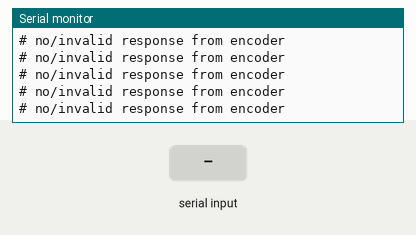
This sketch was run on a simulated Arduino Mega 2560, built with avr-gcc and run on an emulated ATmega2560. Parts: the last lines printed to the serial monitor. Inputs (shaded band) come from the test bench.

Above: at 1.6 s.
1.7 s: "S -15\n" received over Serial
At 1.72 s:
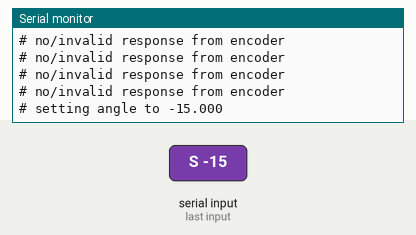
3.3 s: "Z\n" received over Serial
At 3.45 s:
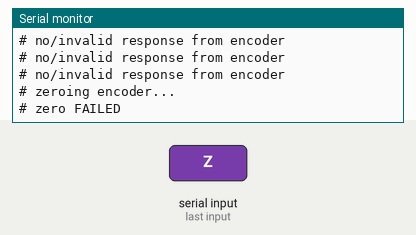
4.9 s: "S\n" received over Serial
At 5.07 s:
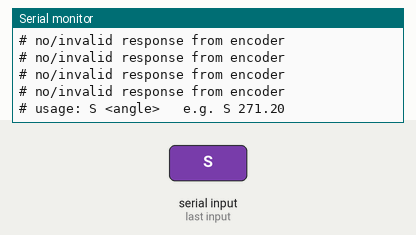

Measured:
- after the input at 1.7 s, the serial monitor: prints a new line at once (image 1)
- after the input at 3.3 s, the serial monitor: prints a new line at once (image 2)
- after the input at 4.9 s, the serial monitor: prints a new line after 0.07 s (image 3)

The sketch:

JY_ME02_Test.ino
```cpp
/*
  Antenna rotator position from a JY-ME02-485 encoder - RP2040 (arduino-pico)

  Tabs:
    JYME02.h / .cpp          - encoder driver (reusable)
    EncoderCommands.h / .cpp - USB serial commands Z and S <angle> (reusable)

  Wiring: RP2040 GP0 (TX) -> RS-485 converter DI, GP1 (RX) <- RO,
          converter A/B -> encoder YELLOW/GREEN, common GND.

  USB output (CSV): antenna_deg,antenna_deg_per_s
*/
#include "JYME02.h"
#include "EncoderCommands.h"

// ---- project settings ----
const float ANTENNA_DEG_PER_SHAFT_REV = 6.0;   // antenna deg per encoder turn

JYME02 encoder(Serial1);                       // Serial1, ID 0x50, no DE pin

void setup() {
  Serial.begin(115200);
  while (!Serial && millis() < 3000) { }

  encoder.setGearRatio(ANTENNA_DEG_PER_SHAFT_REV);
  encoder.setDebug(Serial);
  encoder.begin(9600, 0, 1);                   // baud, TX pin, RX pin

  Serial.println("antenna_deg,antenna_deg_per_s");
}

void loop() {
  encoderCommandsUpdate(encoder, Serial);

  if (encoder.update()) {
    Serial.print(encoder.getAngle(), 3);
    Serial.print(',');
    Serial.println(encoder.getVelocity(), 3);
  }
}
```

EncoderCommands.cpp
```cpp
/*
  EncoderCommands.cpp - see EncoderCommands.h
*/
#include "EncoderCommands.h"
#include <ctype.h>
#include <stdlib.h>

static void runCommand(JYME02 &encoder, Stream &io, char *line) {
  while (*line == ' ' || *line == '\t') line++;
  if (*line == '\0') return;

  char  cmd = toupper(*line);
  char *arg = line + 1;

  switch (cmd) {
    case 'Z':
      io.println("# zeroing encoder...");
      io.println(encoder.zero() ? "# zero done" : "# zero FAILED");
      break;

    case 'S': {
      char *end;
      double value = strtod(arg, &end);
      if (end == arg) {
        io.println("# usage: S <angle>   e.g. S 271.20");
        break;
      }
      io.print("# setting angle to ");
      io.println(value, 3);
      io.println(encoder.setAngle(value) ? "# set done" : "# set FAILED");
      break;
    }

    default:
      io.print("# unknown command: ");
      io.println(line);
      break;
  }
}

void encoderCommandsUpdate(JYME02 &encoder, Stream &io) {
  static char     buf[32];
  static size_t   len = 0;
  static uint32_t lastCharMs = 0;

  while (io.available()) {
    char c = io.read();
    lastCharMs = millis();
    if (c == '\r' || c == '\n') {
      buf[len] = '\0';
      runCommand(encoder, io, buf);
      len = 0;
    } else if (len < sizeof(buf) - 1) {
      buf[len++] = c;
    }
  }

  // No line ending received: run the command after a short pause.
  if (len > 0 && millis() - lastCharMs > 250) {
    buf[len] = '\0';
    runCommand(encoder, io, buf);
    len = 0;
  }
}
```

EncoderCommands.h
```cpp
/*
  EncoderCommands.h - simple text commands for a JYME02 encoder.

  Commands (case-insensitive, end with newline - a command with no line
  ending is also accepted after a short pause):
    Z           - zero (current position becomes 0 deg)
    S <angle>   - set current position, e.g. "S 271.20" or "S -15"

  Call encoderCommandsUpdate(encoder, Serial) from loop().
*/
#pragma once
#include <Arduino.h>
#include "JYME02.h"

void encoderCommandsUpdate(JYME02 &encoder, Stream &io);
```

JYME02.cpp
```cpp
/*
  JYME02.cpp - driver for the WitMotion JY-ME02-485 absolute encoder.
  See JYME02.h for usage.
*/
#include "JYME02.h"
#include <math.h>
#include <string.h>

// Registers
static const uint16_t REG_SAVE        = 0x00;
static const uint16_t REG_MODE        = 0x10;
static const uint16_t REG_ANG_VAL     = 0x11;
static const uint16_t REG_REVOLUTI    = 0x12;
static const uint16_t REG_SAMPLE_TIME = 0x17;
static const uint16_t REG_UNLOCK      = 0x69;
static const uint16_t UNLOCK_VALUE    = 0xB588;
static const uint16_t SAVE_CURRENT    = 0x0000;
static const uint16_t MODE_MULTI_TURN = 0x0001;

static const float    COUNTS_PER_REV      = 32768.0f;
static const uint32_t RESPONSE_TIMEOUT_MS = 100;
static const uint32_t WRITE_GAP_MS        = 20;

JYME02::JYME02(JYME02Port &port, uint8_t id, int dirPin)
  : _port(port), _id(id), _dirPin(dirPin) {}

void JYME02::setGearRatio(float outputDegPerShaftRev) { _ratio = outputDegPerShaftRev; }
void JYME02::setPollInterval(uint32_t ms)             { _pollMs = ms; }
void JYME02::setDebug(Stream &s)                      { _debug = &s; }

void JYME02::log(const char *msg) {
  if (_debug) { _debug->print("# "); _debug->println(msg); }
}

// ---------------- start-up ----------------
bool JYME02::begin(uint32_t baud, int txPin, int rxPin) {
  if (_dirPin >= 0) {
    pinMode(_dirPin, OUTPUT);
    digitalWrite(_dirPin, LOW);            // receive mode
  }
#if defined(ARDUINO_ARCH_RP2040)
  if (txPin >= 0) _port.setTX(txPin);
  if (rxPin >= 0) _port.setRX(rxPin);
#else
  (void)txPin; (void)rxPin;
#endif
  _port.begin(baud, SERIAL_8N1);

  delay(200);                              // let the encoder finish booting
  bool ok = ensureMultiTurn();
  ok = readSampleTime() && ok;
  return ok;
}

// Revolutions are only counted in multi-turn mode.
bool JYME02::ensureMultiTurn() {
  uint16_t mode;
  if (!readRegisters(REG_MODE, 1, &mode)) {
    log("could not read encoder mode");
    return false;
  }
  if (mode == MODE_MULTI_TURN) return true;

  log("encoder in single-turn mode - switching to multi-turn");
  bool ok = writeSetting(REG_MODE, MODE_MULTI_TURN) &&
            writeSetting(REG_SAVE, SAVE_CURRENT);
  log(ok ? "multi-turn mode set" : "FAILED to set multi-turn mode");
  return ok;
}

// Velocity scaling depends on the sampling time (value * 100 us).
bool JYME02::readSampleTime() {
  uint16_t raw;
  if (readRegisters(REG_SAMPLE_TIME, 1, &raw) && raw > 0) {
    _sampleTimeS = raw * 100e-6f;
    return true;
  }
  log("could not read sampling time - assuming 100 ms");
  return false;
}

// ---------------- reading ----------------
bool JYME02::update() {
  if (millis() - _lastPollMs < _pollMs) return false;
  return read();
}

bool JYME02::read() {
  _lastPollMs = millis();
  uint16_t regs[3];                        // ANG_VAL, REVOLUTI, ANGSPE_VAL
  _ok = readRegisters(REG_ANG_VAL, 3, regs);
  if (!_ok) {
    log("no/invalid response from encoder");
    return false;
  }
  _angRaw     = regs[0];
  _revs       = (int16_t)regs[1];
  _speedRaw   = (int16_t)regs[2];
  _lastGoodMs = _lastPollMs;
  return true;
}

double JYME02::getAngle() const {
  double shaftRevs = _revs + _angRaw / (double)COUNTS_PER_REV;
  return shaftRevs * _ratio;
}

double JYME02::getAngleWrapped() const {
  double a = fmod(getAngle(), 360.0);
  return (a < 0) ? a + 360.0 : a;
}

float JYME02::getVelocity() const {
  float shaftDegPerS = _speedRaw * 360.0f / COUNTS_PER_REV / _sampleTimeS;
  return shaftDegPerS * _ratio / 360.0f;
}

double   JYME02::getShaftAngle()  const { return _angRaw * 360.0 / COUNTS_PER_REV; }
int16_t  JYME02::getRevolutions() const { return _revs; }
bool     JYME02::isOk()           const { return _ok; }
uint32_t JYME02::lastReadMs()     const { return _lastGoodMs; }

// ---------------- setting position ----------------
bool JYME02::setAngle(double outputDeg) {
  double shaftRevs = outputDeg / _ratio;
  double whole     = floor(shaftRevs);
  long   counts    = lround((shaftRevs - whole) * COUNTS_PER_REV);
  if (counts >= (long)COUNTS_PER_REV) {    // rounding pushed onto next rev
    counts -= (long)COUNTS_PER_REV;
    whole  += 1.0;
  }
  if (whole < -32768.0 || whole > 32767.0) {
    log("angle out of range for the revolution counter");
    return false;
  }

  bool ok = writeSetting(REG_ANG_VAL, (uint16_t)counts) &&
            writeSetting(REG_REVOLUTI, (uint16_t)(int16_t)whole) &&
            writeSetting(REG_SAVE, SAVE_CURRENT);
  if (ok) read();                          // refresh cached values
  return ok;
}

bool JYME02::zero() { return setAngle(0.0); }

// ---------------- Modbus RTU ----------------
uint16_t JYME02::crc16(const uint8_t *buf, size_t len) {
  uint16_t crc = 0xFFFF;
  for (size_t i = 0; i < len; i++) {
    crc ^= buf[i];
    for (int b = 0; b < 8; b++) crc = (crc & 1) ? (crc >> 1) ^ 0xA001 : (crc >> 1);
  }
  return crc;
}

void JYME02::buildFrame(uint8_t *f, uint8_t func, uint16_t a, uint16_t b) {
  f[0] = _id;     f[1] = func;
  f[2] = a >> 8;  f[3] = a & 0xFF;
  f[4] = b >> 8;  f[5] = b & 0xFF;
  uint16_t crc = crc16(f, 6);
  f[6] = crc & 0xFF;                       // CRC low byte first
  f[7] = crc >> 8;
}

void JYME02::transmit(const uint8_t *buf, size_t len) {
  while (_port.available()) _port.read();  // discard stale bytes
  if (_dirPin >= 0) digitalWrite(_dirPin, HIGH);
  _port.write(buf, len);
  _port.flush();
  if (_dirPin >= 0) digitalWrite(_dirPin, LOW);
}

bool JYME02::receive(uint8_t *buf, size_t len) {
  size_t got = 0;
  uint32_t start = millis();
  while (got < len && millis() - start < RESPONSE_TIMEOUT_MS) {
    if (_port.available()) buf[got++] = _port.read();
  }
  return got == len;
}

bool JYME02::readRegisters(uint16_t reg, uint16_t count, uint16_t *out) {
  uint8_t req[8];
  buildFrame(req, 0x03, reg, count);
  transmit(req, sizeof(req));

  const size_t expected = 5 + 2 * count;   // ID 03 N data.. CRC_L CRC_H
  uint8_t resp[5 + 2 * 8];
  if (expected > sizeof(resp)) return false;
  if (!receive(resp, expected)) return false;
  if (resp[0] != _id || resp[1] != 0x03 || resp[2] != 2 * count) return false;
  uint16_t rxCrc = resp[expected - 2] | (resp[expected - 1] << 8);
  if (rxCrc != crc16(resp, expected - 2)) return false;

  for (uint16_t i = 0; i < count; i++) out[i] = (resp[3 + 2 * i] << 8) | resp[4 + 2 * i];
  return true;
}

bool JYME02::writeRegister(uint16_t reg, uint16_t value) {
  uint8_t req[8], resp[8];
  buildFrame(req, 0x06, reg, value);
  transmit(req, sizeof(req));
  if (!receive(resp, sizeof(resp))) return false;
  return memcmp(req, resp, sizeof(req)) == 0;   // device echoes the write
}

// Every setting must be preceded by the unlock command.
bool JYME02::writeSetting(uint16_t reg, uint16_t value) {
  if (!writeRegister(REG_UNLOCK, UNLOCK_VALUE)) return false;
  delay(WRITE_GAP_MS);
  bool ok = writeRegister(reg, value);
  delay(WRITE_GAP_MS);
  return ok;
}
```

JYME02.h
```cpp
/*
  JYME02.h - driver for the WitMotion JY-ME02-485 absolute encoder
  (Modbus RTU over RS-485), written for the RP2040 arduino-pico core.

  The encoder can drive an output through a gear ratio (e.g. an antenna
  rotator). All angles/velocities returned are OUTPUT angles, scaled by
  setGearRatio(). With the default ratio (360 deg per shaft rev) they are
  simply the encoder shaft values.

  Typical use:
      JYME02 encoder(Serial1);               // port, optional ID / DE pin
      encoder.setGearRatio(6.0);             // output deg per shaft rev
      encoder.begin(9600, 0, 1);             // baud, TX pin, RX pin
      ...
      if (encoder.update()) {                // true when new data read
          double a = encoder.getAngle();     // deg
          float  v = encoder.getVelocity();  // deg/s
      }

  Register / protocol notes (manual chapter 6/7):
    0x00 SAVE, 0x10 ENCODER_MODE, 0x11 ANG_VAL, 0x12 REVOLUTI,
    0x13 ANGSPE_VAL, 0x17 ANGSPE_SAMPLING_TIME, 0x69 unlock (0xB588).
    The manual labels the checksum "CRCH CRCL" but the device uses standard
    Modbus CRC-16, sent LOW byte first.
*/
#pragma once
#include <Arduino.h>

#if defined(ARDUINO_ARCH_RP2040)
  typedef SerialUART JYME02Port;      // Serial1 / Serial2 on arduino-pico
#else
  typedef HardwareSerial JYME02Port;
#endif

class JYME02 {
public:
  // port   : UART the RS-485 converter is on (e.g. Serial1)
  // id     : Modbus address (default 0x50)
  // dirPin : DE/RE pin for converters that need it, -1 for auto-direction
  JYME02(JYME02Port &port, uint8_t id = 0x50, int dirPin = -1);

  // ---- configuration (call before begin) ----
  // Output degrees per one full turn of the encoder shaft (default 360).
  // Negative reverses the direction.
  void setGearRatio(float outputDegPerShaftRev);
  // How often update() polls the encoder (default 100 ms).
  void setPollInterval(uint32_t ms);
  // Optional stream for status / error messages (lines start with '#').
  void setDebug(Stream &s);

  // Start the UART, switch the encoder to multi-turn mode if needed and
  // read its velocity sampling time. Pins < 0 keep the core's defaults.
  // Returns true if the encoder responded.
  bool begin(uint32_t baud = 9600, int txPin = -1, int rxPin = -1);

  // ---- reading ----
  // Call often from loop(). Polls the encoder every poll interval.
  // Returns true when a new valid reading has just been taken.
  bool update();
  // Poll immediately, ignoring the interval. Returns true on success.
  bool read();

  double getAngle() const;         // output angle, continuous (e.g. -20, 400)
  double getAngleWrapped() const;  // output angle wrapped to 0..360
  float  getVelocity() const;      // output velocity, deg/s (+/- direction)

  double  getShaftAngle() const;   // raw shaft angle 0..360
  int16_t getRevolutions() const;  // raw shaft revolution count

  bool     isOk() const;           // true if the last poll succeeded
  uint32_t lastReadMs() const;     // millis() of the last good reading

  // ---- setting position (keep the shaft still while these run) ----
  bool setAngle(double outputDeg); // make current position read as outputDeg
  bool zero();                     // same as setAngle(0)

private:
  JYME02Port &_port;
  uint8_t  _id;
  int      _dirPin;
  float    _ratio      = 360.0f;
  uint32_t _pollMs     = 100;
  Stream  *_debug      = nullptr;
  float    _sampleTimeS = 0.1f;

  uint16_t _angRaw   = 0;
  int16_t  _revs     = 0;
  int16_t  _speedRaw = 0;
  bool     _ok       = false;
  uint32_t _lastPollMs = 0;
  uint32_t _lastGoodMs = 0;

  void log(const char *msg);
  uint16_t crc16(const uint8_t *buf, size_t len);
  void buildFrame(uint8_t *f, uint8_t func, uint16_t a, uint16_t b);
  void transmit(const uint8_t *buf, size_t len);
  bool receive(uint8_t *buf, size_t len);
  bool readRegisters(uint16_t reg, uint16_t count, uint16_t *out);
  bool writeRegister(uint16_t reg, uint16_t value);
  bool writeSetting(uint16_t reg, uint16_t value);
  bool ensureMultiTurn();
  bool readSampleTime();
};
```
